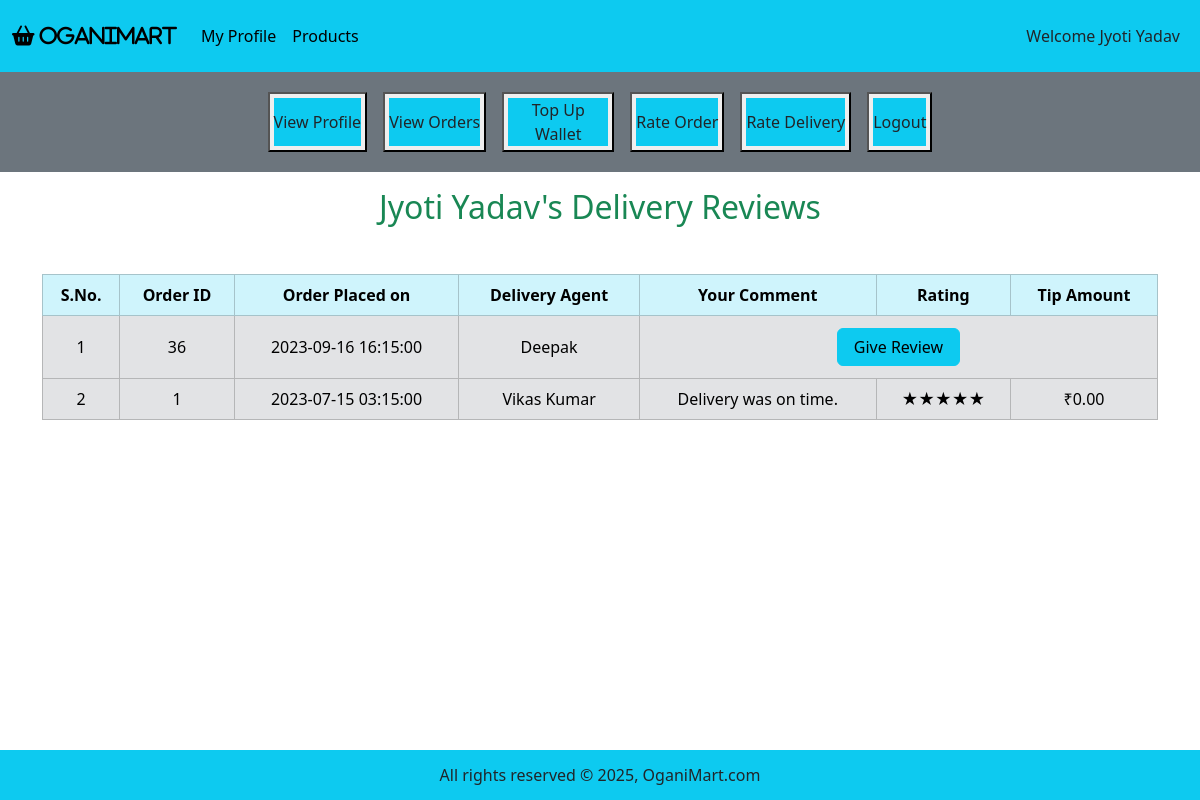
The page /customer_mode/profile_page.php?customer_id=1&rate_delivery on the database its author committed.
### tables this page shows
CREATE TABLE `customer` (
  `customerID` int(11) NOT NULL,
  `first_name` varchar(50) NOT NULL,
  `last_name` varchar(50) DEFAULT NULL,
  `address_street` varchar(100) NOT NULL,
  `address_city` varchar(50) NOT NULL,
  `address_state` varchar(50) NOT NULL,
  `pincode` int(11) NOT NULL,
  `phone_no` bigint(20) NOT NULL,
  `email` varchar(100) NOT NULL,
  `password` varchar(50) NOT NULL,
  `dob` date NOT NULL,
  `age` int(11) DEFAULT 0,
  `gender` varchar(10) DEFAULT NULL
);

CREATE TABLE `order` (
  `orderID` int(11) NOT NULL,
  `status` varchar(20) NOT NULL DEFAULT 'Confirmed',
  `total_price` decimal(10,2) NOT NULL,
  `time` timestamp NOT NULL DEFAULT current_timestamp(),
  `location` varchar(255) NOT NULL,
  `agentPayment` int(11) NOT NULL DEFAULT 50,
  `customerID` int(11) NOT NULL,
  `agentID` int(11) NOT NULL
);

CREATE TABLE `deliveryagent` (
  `agentID` int(11) NOT NULL,
  `first_name` varchar(50) NOT NULL,
  `last_name` varchar(50) DEFAULT NULL,
  `availabilityStatus` varchar(20) NOT NULL DEFAULT 'Offline',
  `phone_no` bigint(20) NOT NULL,
  `email` varchar(100) NOT NULL,
  `password` varchar(50) NOT NULL,
  `dob` date NOT NULL,
  `age` int(11) DEFAULT 0
);

CREATE TABLE `deliveryreview` (
  `deliveryReviewID` int(11) NOT NULL,
  `orderID` int(11) NOT NULL,
  `agentID` int(11) NOT NULL,
  `comment` text DEFAULT NULL,
  `rating` int(11) DEFAULT 5 CHECK (`rating` >= 1 and `rating` <= 5),
  `tip` decimal(10,2) DEFAULT 0.00
);

### customer_mode/profile_page.php (the view, shortened to what this page needs)
<?php
include ('../functions/common_function.php');
if (isset ($_GET['customer_id'])) {
    $cust_id = $_GET['customer_id'];
    $get_data = "SELECT * FROM customer WHERE customerID = $cust_id;";
    $result_get = mysqli_query($con, $get_data);
    $row_data = mysqli_fetch_assoc($result_get);
    $cust_id = $row_data["customerID"];
    $cust_fname = $row_data['first_name'];
    $cust_lname = $row_data['last_name'];
    if ($cust_lname === null) {
        $cust_name = $cust_fname;
    } else {
        $cust_name = $cust_fname . ' ' . $cust_lname;
    }
}
?>
<!DOCTYPE html>
<html lang="en">
<head>
    <link href="https://cdn.jsdelivr.net/npm/bootstrap@5.3.3/dist/css/bootstrap.min.css" rel="stylesheet"
>
    <link rel="stylesheet" href="https://cdnjs.cloudflare.com/ajax/libs/font-awesome/6.5.1/css/all.min.css"
 />
    <link rel="stylesheet" href="../style.css">
</head>
<body>
    <div class="container-fluid p-0">
        <nav class="navbar navbar-expand-lg bg-info">
            <div class="container-fluid">
                <a class="navbar-brand" href="#"><i class="fa fa-shopping-basket" aria-hidden="true"> OganiMart</i></a>
                <div class="collapse navbar-collapse" id="navbarSupportedContent">
                    <ul class="navbar-nav me-auto mb-2 mb-lg-0">
                        <li class="nav-item">
                            <a class="nav-link active" aria-current="page"
                                href='profile_page.php?customer_id=<?php echo "$cust_id"; ?>'>My Profile</a>
                        </li>
                        <li class="nav-item">
                            <a class="nav-link active"
                                href='index.php?customer_id=<?php echo "$cust_id"; ?>'>Products</a>
                        </li>
                </div>
                <nav class="navbar navbar-expand-lg">
                    <ul class="navbar-nav">
                        <li class="nav-item">
                            <a href="" class="nav-link text-dark">Welcome
                                <?php echo "$cust_name"; ?>
                            </a>
                        </li>
                    </ul>
                </nav>
            </div>
        </nav>
        <div class="row">
            <div class="col-md-12 bg-secondary p-1 align-items-center">
                <div class="button text-center">
                    <button class="my-3 mx-2"><a
                            href="profile_page.php?customer_id=<?php echo "$cust_id"; ?>&view_profile"
                            class="nav-link text-dark bg-info my-1 mx-1">View Profile</a></button>
                    <button class="my-3 mx-2"><a
                            href="profile_page.php?customer_id=<?php echo "$cust_id"; ?>&view_orders"
                            class="nav-link text-dark bg-info my-1 mx-1">View Orders</a></button>
                    <button class="my-3 mx-2"><a href="profile_page.php?customer_id=<?php echo "$cust_id"; ?>&top_up"
                            class="nav-link text-dark bg-info my-1 mx-1">Top Up Wallet</a></button>
                    <button class="my-3 mx-2"><a href="profile_page.php?customer_id=<?php echo "$cust_id"; ?>&rate_order"
                            class="nav-link text-dark bg-info my-1 mx-1">Rate Order</a></button>
                    <button class="my-3 mx-2"><a href="profile_page.php?customer_id=<?php echo "$cust_id"; ?>&rate_delivery"
                            class="nav-link text-dark bg-info my-1 mx-1">Rate Delivery</a></button>
                    <button class="my-3 mx-2"><a href="../start.php"
                            class="nav-link text-dark bg-info my-1 mx-1">Logout</a></button>
                </div>
            </div>
        </div>
        <div class="container my-3">
            <?php
            if (isset ($_GET['rate_delivery'])) {
                include ('rate_delivery.php');
            }
            ?>
        </div>
        <?php
        include ("../includes/footer.php");
        ?>
    </div>
</body>
</html>

### customer_mode/rate_delivery.php (shortened to what this page needs)
<?php
$fetch_orders = "SELECT * FROM `order` WHERE customerID = $cust_id AND status = 'Delivered' ORDER BY orderID DESC;";
$result_fetch = mysqli_query($con, $fetch_orders);
$num_of_rows = mysqli_num_rows($result_fetch);
if ($num_of_rows == 0) {
    echo "<h2 class='text-center text-danger'> No orders have been delivered to you yet! </h2>";
} else {
    ?>
    <h2 class="text-center text-success">
        <?php echo "$cust_name's Delivery Reviews"; ?>
    </h2>
    <table class="table table-bordered mt-5">
        <thead class="table-info text-center text-white">
            <tr>
                <th>S.No.</th>
                <th>Order ID</th>
                <th>Order Placed on</th>
                <th>Delivery Agent</th>
                <th>Your Comment</th>
                <th>Rating</th>
                <th>Tip Amount</th>
            </tr>
        </thead>
        <tbody class="table-secondary text-white">
            <?php
            $number = 0;
            while ($fetch_row = mysqli_fetch_assoc($result_fetch)) {
                $order_id = $fetch_row["orderID"];
                $order_time = $fetch_row["time"];
                $order_agentID = $fetch_row["agentID"];
                $number++;
                $isReview = "Yes";
                $search_review = "SELECT * FROM DeliveryReview WHERE orderID = '$order_id' AND agentID = '$order_agentID';";
                $result_review = mysqli_query($con, $search_review);
                $num_of_rows = mysqli_num_rows($result_review);
                if ($num_of_rows == 0) {
                    $isReview = "No";
                } else {
                    $row_review = mysqli_fetch_assoc($result_review);
                    $comment = $row_review['comment'];
                    $rating = $row_review['rating'];
                    $tip = $row_review['tip'];
                }
                ?>
                <tr class='text-center align-middle'>
                    <?php if ($isReview == "Yes") { ?>
                        <td>
                            <?php echo "$number"; ?>
                        </td>
                        <td>
                            <?php echo "$order_id"; ?>
                        </td>
                        <td>
                            <?php echo "$order_time"; ?>
                        </td>
                        <td>
                            <?php
                            $get_agent = "SELECT * FROM deliveryAgent WHERE agentID = $order_agentID;";
                            $result_get = mysqli_query($con, $get_agent);
                            $row_agent = mysqli_fetch_assoc($result_get);
                            $agent_fname = $row_agent['first_name'];
                            $agent_lname = $row_agent['last_name'];
                            if ($agent_lname === null) {
                                $agent_name = $agent_fname;
                            } else {
                                $agent_name = $agent_fname . ' ' . $agent_lname;
                            }
                            echo "$agent_name";
                            ?>
                        </td>
                        <td>
                            <?php echo "$comment"; ?>
                        </td>
                        <td>
                            <?php
                            $stars = '';
                            $filledStars = intval($rating);
                            for ($i = 0; $i < $filledStars; $i++) {
                                $stars .= '★';
                            }
                            echo "$stars";
                            ?>
                        </td>
                        <td>
                            <?php echo "₹$tip"; ?>
                        </td>
                    <?php } else { ?>
                        <td>
                            <?php echo "$number"; ?>
                        </td>
                        <td>
                            <?php echo "$order_id"; ?>
                        </td>
                        <td>
                            <?php echo "$order_time"; ?>
                        </td>
                        <td>
                            <?php
                            $get_agent = "SELECT * FROM deliveryAgent WHERE agentID = $order_agentID;";
                            $result_get = mysqli_query($con, $get_agent);
                            $row_agent = mysqli_fetch_assoc($result_get);
                            $agent_fname = $row_agent['first_name'];
                            $agent_lname = $row_agent['last_name'];
                            if ($agent_lname === null) {
                                $agent_name = $agent_fname;
                            } else {
                                $agent_name = $agent_fname . ' ' . $agent_lname;
                            }
                            echo "$agent_name";
                            ?>
                        </td>
                        <td colspan="3">
                            <form
                                action='profile_page.php?customer_id=<?php echo "$cust_id"; ?>&give_dreview&order_id=<?php echo "$order_id"; ?>&agent_id=<?php echo"$order_agentID";?>'
                                method="post">
                                <button type="submit" class="btn btn-info my-1 px-3" name="submit_review">Give Review</button>
                            </form>
                        </td>
                    <?php }
                    ?>
                </tr>
                <?php
            }
            ?>
        </tbody>
    </table>
    <?php
}
?>

### style.css (style rules this page uses)
* { margin: 0; padding: 0; box-sizing: border-box; }

### customer_mode/profile_page.php (style rules this page uses)
body { overflow-x: hidden; }
.button { display: flex; justify-content: center; }
.button .nav-link { white-space: normal; max-width: 100px; min-height: 48px; text-align: center; display: flex; align-items: center; margin: 10px; }

### includes/footer.php (style rules this page uses)
body { margin: 0; padding: 0; min-height: 100vh; position: relative; }

### rows shown on the page
customer: cust_name "Jyoti Yadav"
order: orderID "36", time "2023-09-16 16:15:00", agentID.first_name "Deepak"
order: orderID "1", time "2023-07-15 03:15:00", agentID.last_name "Vikas Kumar", deliveryreview.comment "Delivery was on time.", stars "★★★★★", deliveryreview.tip "0.00"
